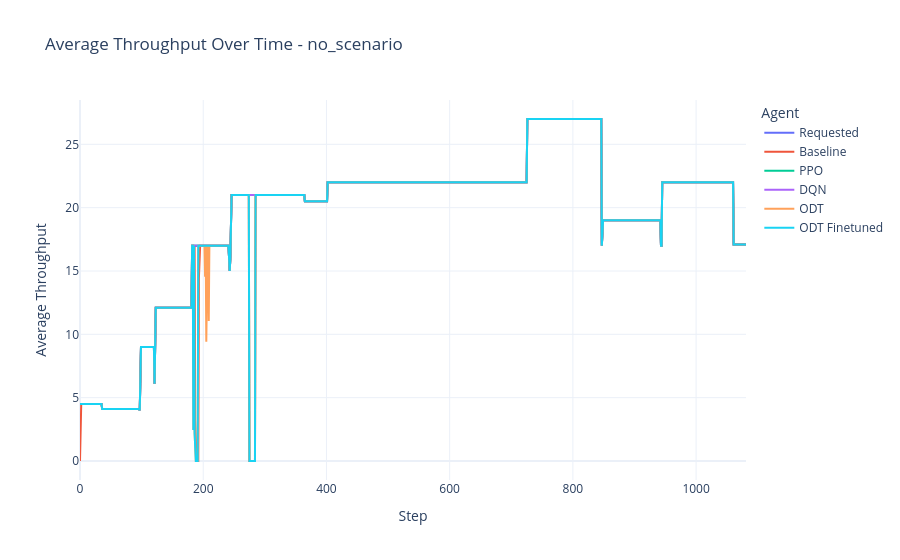
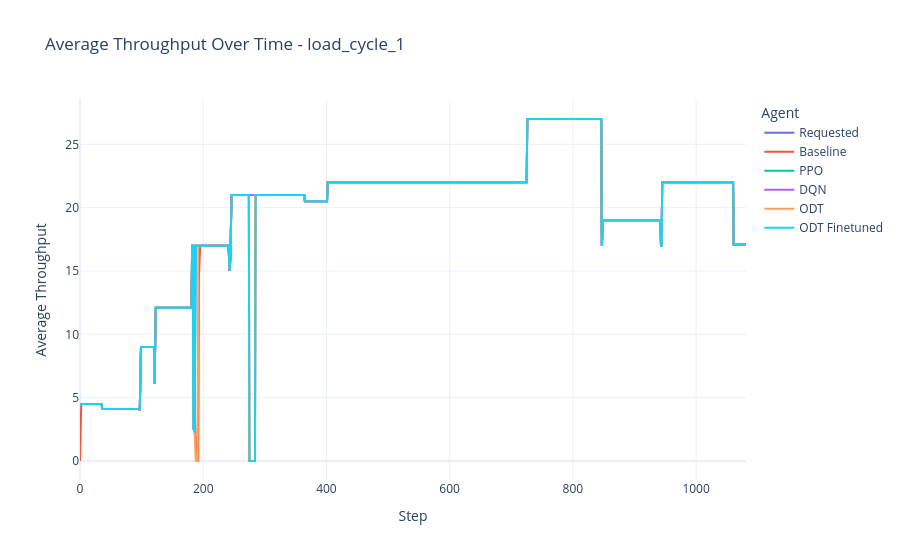
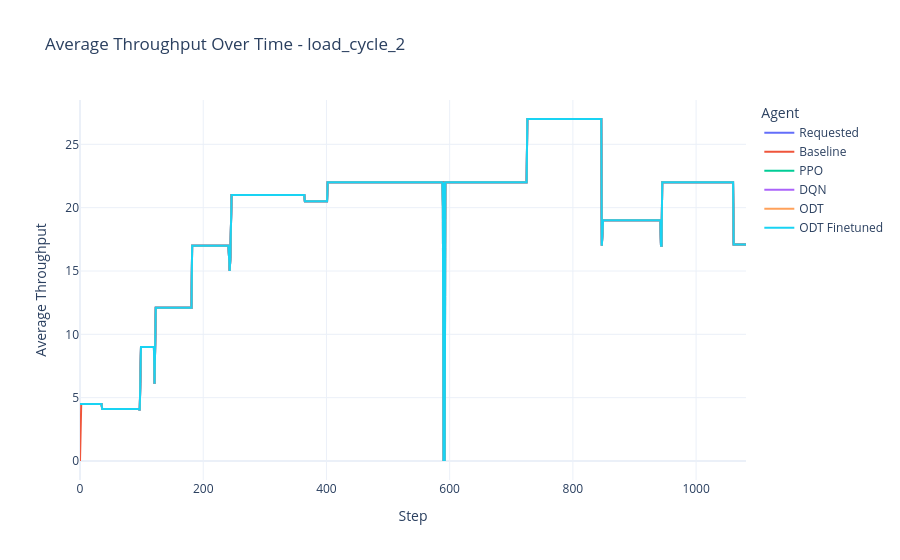
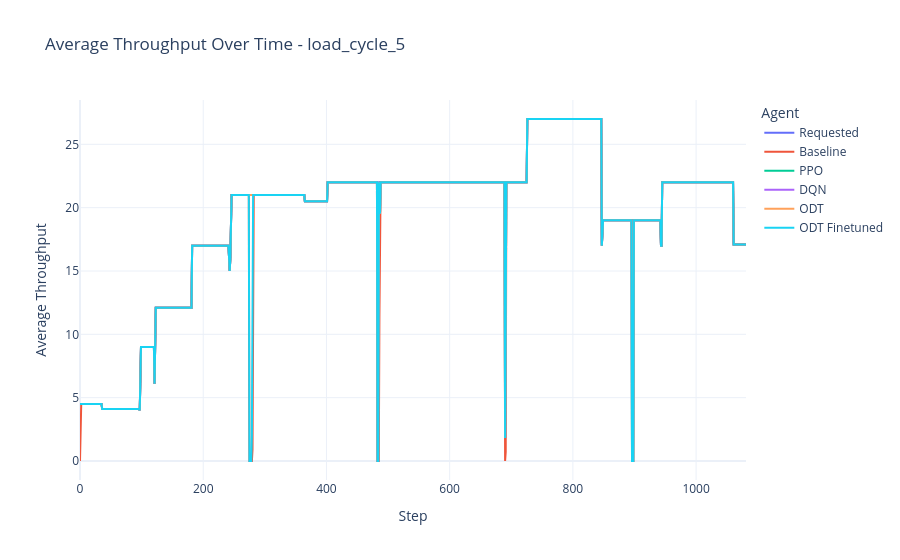

Write notebook code for charts like these, in order.
### Code cell
import os

scenarios = ["no_scenario", "load_cycle_1", "load_cycle_2", "load_cycle_5", "medium_aircraft", "large_aircraft", "snr_congested"]
throughput_idx = 13
requested_throughput_idx = 10

for scenario in scenarios:
    base_path = f"BASELINE_observations_{scenario}.csv"
    ppo_path = f"PPO_observations_{scenario}.csv"
    dqn_path = f"DQN_observations_{scenario}.csv"
    odt_path = f"ODT_observations_{scenario}.csv"
    odt_finetuned_path = f"ODT_FINETUNED_observations_{scenario}.csv"

    if not (os.path.exists(base_path) and os.path.exists(ppo_path) and os.path.exists(dqn_path) and os.path.exists(odt_path) and os.path.exists(odt_finetuned_path)):
        print(f"Missing files for scenario '{scenario}', skipping.")
        continue

    obs_base = pd.read_csv(base_path).values
    obs_ppo = pd.read_csv(ppo_path).values
    obs_dqn = pd.read_csv(dqn_path).values
    obs_odt = pd.read_csv(odt_path).values
    obs_odt_finetuned = pd.read_csv(odt_finetuned_path).values

    fig = go.Figure()
    fig.add_trace(go.Scatter(y=obs_ppo[:, requested_throughput_idx], mode='lines', name='Requested'))
    fig.add_trace(go.Scatter(y=obs_base[:, throughput_idx], mode='lines', name='Baseline'))
    fig.add_trace(go.Scatter(y=obs_ppo[:, throughput_idx], mode='lines', name='PPO'))
    fig.add_trace(go.Scatter(y=obs_dqn[:, throughput_idx], mode='lines', name='DQN'))
    fig.add_trace(go.Scatter(y=obs_odt[:, throughput_idx], mode='lines', name='ODT'))
    fig.add_trace(go.Scatter(y=obs_odt_finetuned[:, throughput_idx], mode='lines', name='ODT Finetuned'))
    #fig.add_trace(go.Scatter(y=obs_odt_finetuned[:, throughput_idx], mode='lines', name='ODT Finetuned'))
    fig.update_layout(
        title=f"Average Throughput Over Time - {scenario}",
        xaxis_title='Step',
        yaxis_title='Average Throughput',
        legend_title='Agent',
        template='plotly_white'
    )
    fig.show()

### Figure 1 — Plotly figure (JSON) as saved in the notebook; plotly's stock layout.template omitted (floating-point values rounded to 4 significant figures; data arrays with more than 128 entries replaced by an {"elided": "..."} marker saying what was removed)
{"data": [{"mode": "lines", "name": "Requested", "type": "scatter", "y": {"elided": "1082 float values"}}, {"mode": "lines", "name": "Baseline", "type": "scatter", "y": {"elided": "1082 float values"}}, {"mode": "lines", "name": "PPO", "type": "scatter", "y": {"elided": "1082 float values"}}, {"mode": "lines", "name": "DQN", "type": "scatter", "y": {"elided": "1082 float values"}}, {"mode": "lines", "name": "ODT", "type": "scatter", "y": {"elided": "1082 float values"}}, {"mode": "lines", "name": "ODT Finetuned", "type": "scatter", "y": {"elided": "1082 float values"}}], "layout": {"legend": {"title": {"text": "Agent"}}, "title": {"text": "Average Throughput Over Time - no_scenario"}, "xaxis": {"title": {"text": "Step"}}, "yaxis": {"title": {"text": "Average Throughput"}}}}

### Figure 2 — Plotly figure (JSON) as saved in the notebook; plotly's stock layout.template omitted (floating-point values rounded to 4 significant figures; data arrays with more than 128 entries replaced by an {"elided": "..."} marker saying what was removed)
{"data": [{"mode": "lines", "name": "Requested", "type": "scatter", "y": {"elided": "1082 float values"}}, {"mode": "lines", "name": "Baseline", "type": "scatter", "y": {"elided": "1082 float values"}}, {"mode": "lines", "name": "PPO", "type": "scatter", "y": {"elided": "1082 float values"}}, {"mode": "lines", "name": "DQN", "type": "scatter", "y": {"elided": "1082 float values"}}, {"mode": "lines", "name": "ODT", "type": "scatter", "y": {"elided": "1082 float values"}}, {"mode": "lines", "name": "ODT Finetuned", "type": "scatter", "y": {"elided": "1082 float values"}}], "layout": {"legend": {"title": {"text": "Agent"}}, "title": {"text": "Average Throughput Over Time - load_cycle_1"}, "xaxis": {"title": {"text": "Step"}}, "yaxis": {"title": {"text": "Average Throughput"}}}}

### Figure 3 — Plotly figure (JSON) as saved in the notebook; plotly's stock layout.template omitted (floating-point values rounded to 4 significant figures; data arrays with more than 128 entries replaced by an {"elided": "..."} marker saying what was removed)
{"data": [{"mode": "lines", "name": "Requested", "type": "scatter", "y": {"elided": "1082 float values"}}, {"mode": "lines", "name": "Baseline", "type": "scatter", "y": {"elided": "1082 float values"}}, {"mode": "lines", "name": "PPO", "type": "scatter", "y": {"elided": "1082 float values"}}, {"mode": "lines", "name": "DQN", "type": "scatter", "y": {"elided": "1082 float values"}}, {"mode": "lines", "name": "ODT", "type": "scatter", "y": {"elided": "1082 float values"}}, {"mode": "lines", "name": "ODT Finetuned", "type": "scatter", "y": {"elided": "1082 float values"}}], "layout": {"legend": {"title": {"text": "Agent"}}, "title": {"text": "Average Throughput Over Time - load_cycle_2"}, "xaxis": {"title": {"text": "Step"}}, "yaxis": {"title": {"text": "Average Throughput"}}}}

### Figure 4 — Plotly figure (JSON) as saved in the notebook; plotly's stock layout.template omitted (floating-point values rounded to 4 significant figures; data arrays with more than 128 entries replaced by an {"elided": "..."} marker saying what was removed)
{"data": [{"mode": "lines", "name": "Requested", "type": "scatter", "y": {"elided": "1082 float values"}}, {"mode": "lines", "name": "Baseline", "type": "scatter", "y": {"elided": "1082 float values"}}, {"mode": "lines", "name": "PPO", "type": "scatter", "y": {"elided": "1082 float values"}}, {"mode": "lines", "name": "DQN", "type": "scatter", "y": {"elided": "1082 float values"}}, {"mode": "lines", "name": "ODT", "type": "scatter", "y": {"elided": "1082 float values"}}, {"mode": "lines", "name": "ODT Finetuned", "type": "scatter", "y": {"elided": "1082 float values"}}], "layout": {"legend": {"title": {"text": "Agent"}}, "title": {"text": "Average Throughput Over Time - load_cycle_5"}, "xaxis": {"title": {"text": "Step"}}, "yaxis": {"title": {"text": "Average Throughput"}}}}
